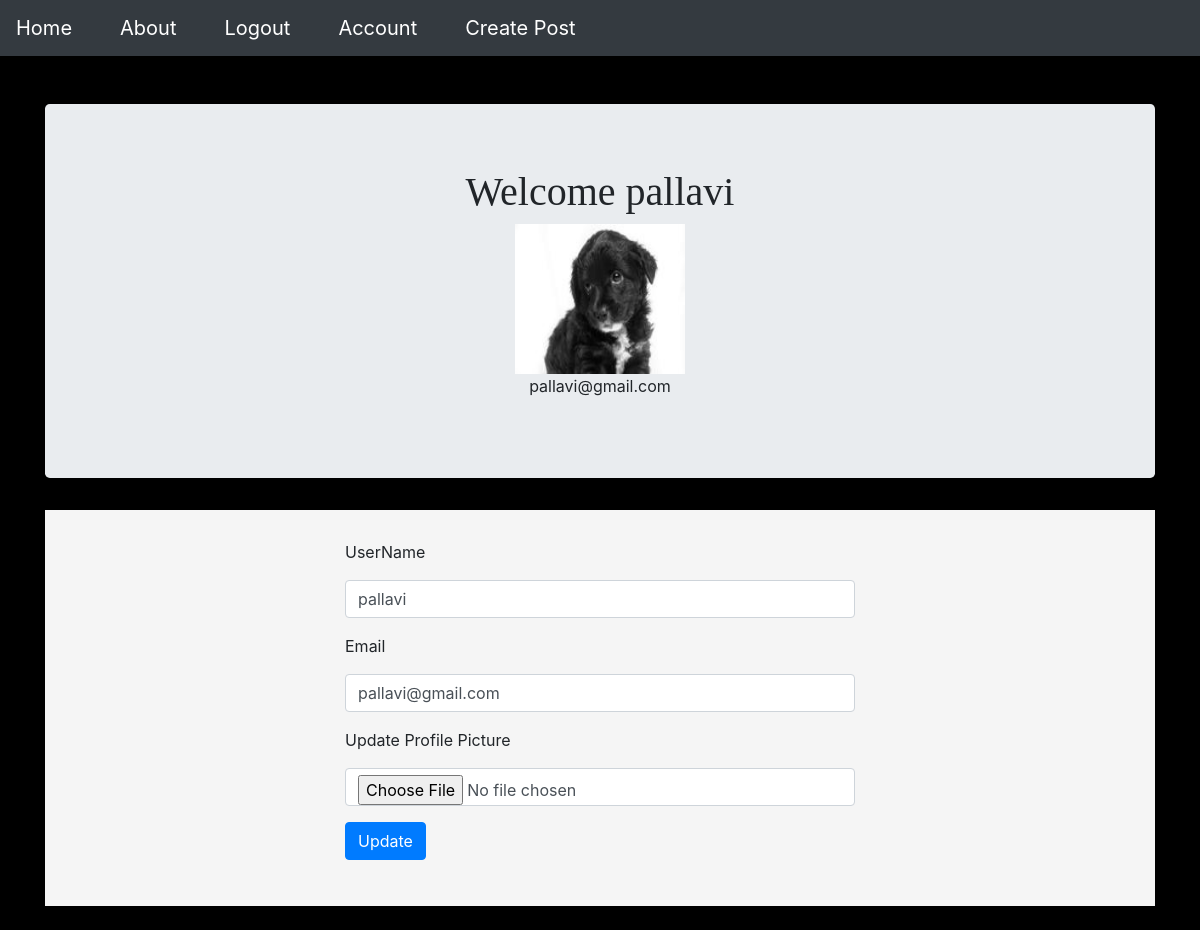
/account (signed in), run on the app's committed database.
### puppycompanyblog/models.py (models this page shows, shortened)
class User(db.Model, UserMixin):
    __tablename__ = 'users'
    id = db.Column(db.Integer, primary_key=True)
    profile_image = db.Column(
        db.String(64), nullable=False, default='default_profile.jpg')
    email = db.Column(db.String(64), unique=True, index=True)
    username = db.Column(db.String(64), unique=True, index=True)
    pasword_hash = db.Column(db.String(128))
    posts = db.relationship('BlogPost', backref='author', lazy=True)

### puppycompanyblog/users/views.py (the view)
@users.route("/account", methods=['GET', 'POST'])
@login_required
def account():
    form = UpdateUserForm()
    if form.validate_on_submit():
        print(form)
        if form.picture.data:
            username = current_user.username
            pic = add_profile_pic(form.picture.data, username)
            current_user.profile_image = pic
        current_user.username = form.username.data
        current_user.email = form.email.data
        db.session.commit()
        flash('User Account Updated')
        return redirect(url_for('users.account'))
    elif request.method == 'GET':
        form.username.data = current_user.username
        form.email.data = current_user.email
    profile_image = url_for(
        'static', filename='profile_pics/' + current_user.profile_image)
    return render_template('account.html', profile_image=profile_image, form=form)

### puppycompanyblog/users/forms.py (shortened to what this page needs)
class UpdateUserForm(FlaskForm):
    email = StringField('Email', validators=[DataRequired(), Email()])
    username = StringField('UserName', validators=[DataRequired()])
    picture = FileField('Update Profile Picture', validators=[
                        FileAllowed(['jpg', 'png'])])
    submit = SubmitField('Update')

### puppycompanyblog/models.py (called while the page is built)
@login_manager.user_loader
def load_user(user_id):
    return User.query.get(user_id)

### puppycompanyblog/templates/account.html (shortened to what this page needs)
{% extends "base.html" %} {% block content %}
<div class="jumbotron">
  <center>
    <div>
      <h1 style="font-family: cursive">Welcome {{current_user.username}}</h1>
      <img
        src="{{url_for('static',filename='profile_pics/'+current_user.profile_image)}}"
        height="150px"
        width="170px"
      />
      <p>{{current_user.email}}</p>
    </div>
  </center>
</div>
<div class="container" style="background-color: whitesmoke; padding: 30px">
  <div class="row">
    <div class="col-md-3"></div>
    <div class="col-md-6">
      <form action="" method="POST" enctype="multipart/form-data">
        <div class="form-group">
          {{form.username.label(class='form-group')}}{{form.username(class='form-control')}}
        </div>
        <div class="form-group">
          {{form.email.label(class='form-group')}}{{form.email(class='form-control')}}
        </div>
        <div class="form-group">
          {{form.picture.label(class='form-group')}}{{form.picture(class='form-control')}}
        </div>
        <div class="form-group">{{form.submit(class='btn btn-primary')}}</div>
      </form>
    </div>
    <div class="col-md-3"></div>
  </div>
</div>
<br />
{% endblock %}

### data on the page
User: username "pallavi", profile_image (picture), email "pallavi@gmail.com"
